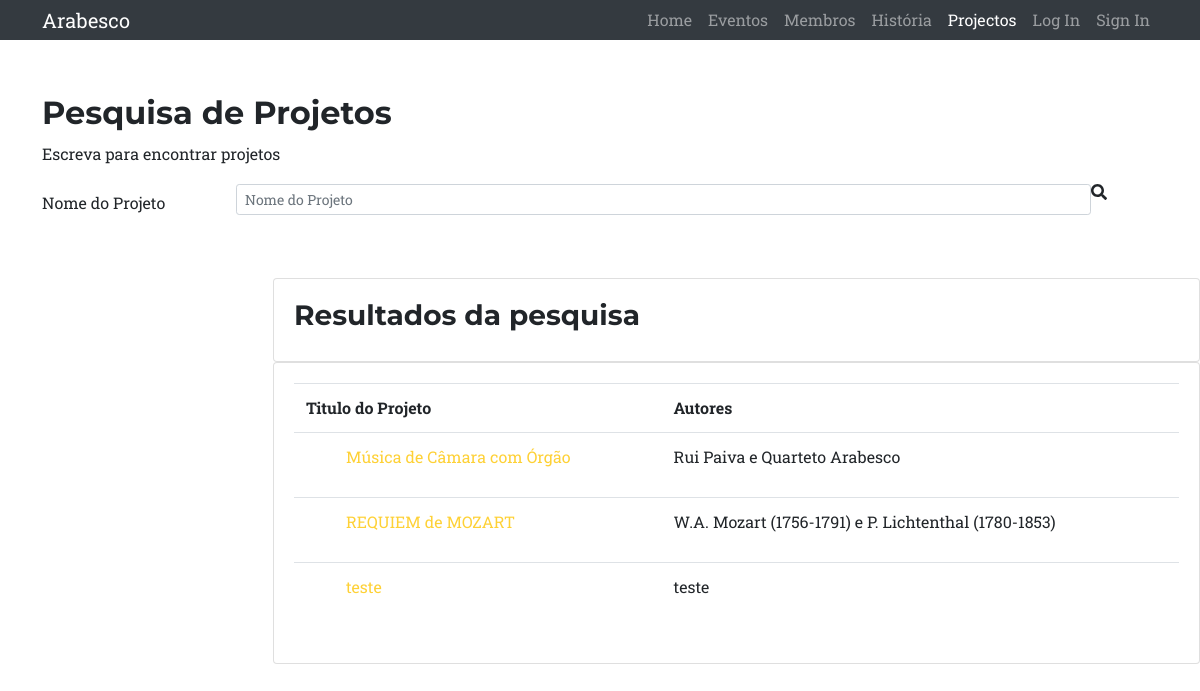
The app's page /Projetos/ with its own data.
### eventos/models.py (models this page shows, shortened)
class Projeto(models.Model):
    id_projeto=models.AutoField(auto_created=True, primary_key=True, serialize=False, verbose_name='ID')
    titulo_projeto= models.CharField(max_length=200, default='')
    autores = models.CharField(max_length=200, default="")
    programa= models.TextField(max_length=20000, default='')
    notas = models.CharField(max_length=200, default='')

### eventos/views.py (the view)
# urls.py: path("Projetos/", views.projetos, name="Projetos"),
def projetos(request):
    eventos = Evento2.objects.all()
    projetos = Projeto.objects.all()
    date_min_eventos = request.GET.get('date_min_eventos')
    date_max_eventos = request.GET.get('date_max_eventos')
    date_min_projetos = request.GET.get('date_min_projetos')
    date_max_projetos = request.GET.get('date_max_projetos')
    ctx = {}
    xpto={}
    url_parameter = request.GET.get("a")
    if date_min_eventos != '' and date_min_eventos is not None:
        eventos = eventos.filter(data_evento__gte=date_min_eventos)
    if date_min_projetos != '' and date_min_projetos is not None:
        projetos = projetos.filter(data_projeto__gte=date_min_projetos)
    if date_max_eventos != '' and date_max_eventos is not None:
        eventos = eventos.filter(data_evento__lt=date_max_eventos)
    if date_max_projetos != '' and date_max_projetos is not None:
        projetos = projetos.filter(data_projeto__lt=date_max_projetos)
    if url_parameter:
            eventos = Evento2.objects.filter(Q(titulo_evento__icontains=url_parameter) | Q(descricao_evento__icontains=url_parameter))
            projetos = Projeto.objects.filter(Q(titulo_projeto__icontains=url_parameter) | Q(programa__icontains=url_parameter) | Q(notas__icontains=url_parameter))
    ctx={"eventos":eventos, "projetos":projetos}
    if request.is_ajax():
        html = render_to_string(
            template_name="prj.hmtl", context={"eventos":eventos, "projetos":projetos}
            )
        data_dict = {"html_from_view": html}
        return JsonResponse(data=data_dict, safe=False)
    ctx={"eventos":eventos, "projetos":projetos}
    return render(request, "Projetos.html", context=ctx)

### eventos/templates/Projetos.html (shortened to what this page needs)
<!DOCTYPE html>
{% load static %}
<html lang="en">
<head>
    <link rel="stylesheet" src="{% static '/vendor/bootstrap/css/bootstrap.min.css' %}">
    <link href="{% static '/css/styles.css' %}" rel="stylesheet" />
</head>
<body>
<nav class="navbar navbar-expand-lg navbar-dark bg-dark static-top">
    <div class="container">
        <a class="navbar-brand" href="#">Arabesco</a>
        <div class="collapse navbar-collapse" id="navbarResponsive">
            <ul class="navbar-nav ml-auto">
                <li class="nav-item">
                    <a class="nav-link" href="{% url 'home' %}">Home</a>
                </li>
                <li class="nav-item">
                    <a class="nav-link" href="{% url 'eventos_new' %}">Eventos</a>
                </li>
                <li class="nav-item">
                    <a class="nav-link" href="{% url 'membros' %}">Membros</a>
                </li>
                <li class="nav-item">
                    <a class="nav-link" href="{% url 'historia' %}">História</a>
                </li>
                <li class="nav-item active">
                    <a class="nav-link" href="{% url 'Projetos' %}">Projectos
                    </a>
                </li>
                <li class="nav-item">
                    <a class="nav-link" href="{% url 'login' %}">Log In</a>
                </li>
                <li class="nav-item">
                    <a class="nav-link" href="{% url 'registo' %}">Sign In</a>
                </li>
            </ul>
        </div>
    </div>
</nav>
<div class="container">
	<form method="GET" action=".">
        <h2 style="padding-top:30px" >Pesquisa de Projetos</h2>
    <p>Escreva para encontrar projetos</p>
		<div class="form-group row">
			<label for="publishDateMin" class="col-2 col-form-label">Nome do Projeto</label>
			<form class="col-5">
                <input aria-label="Search" class="form-control form-control-sm ml-3 w-75" id="user-input" placeholder="Nome do Projeto"
                       type="text">
                <i aria-hidden="true" class="fas fa-search" id="search-icon"></i>
            </form>
		</div>
    </div>
<div id="replaceable-content">
    {% include 'prj.html' %}
</div>
</body>
</html>

### eventos/templates/prj.html
{% load static %}
{% block content %}
<div class="row" style="padding-left: 273px; padding-top: 40px">
	<div class="col-md">
		<div class="card card-body">
			<h3>Resultados da pesquisa </h3>
		</div>
		<div class="card card-body">
			<table class="table">
				<tr>
					<th>Titulo do Projeto</th>
					<th>Autores</th>
				</tr>
				{% for projeto in projetos %}
				<tr>
					<td>
						<ul><a href="{% url  'projetos' projeto.id_projeto %}">{{ projeto.titulo_projeto }}</a></ul>
					</td>
					<td>{{projeto.autores}}</td>
				</tr>
				{% endfor %}
		</div>
		{% endblock content %}

### records on screen
Projeto: titulo_projeto "Música de Câmara com Órgão", autores "Rui Paiva e Quarteto Arabesco"
Projeto: titulo_projeto "REQUIEM de MOZART", autores "W.A. Mozart (1756-1791) e P. Lichtenthal (1780-1853)"
Projeto: titulo_projeto "teste", autores "teste"
